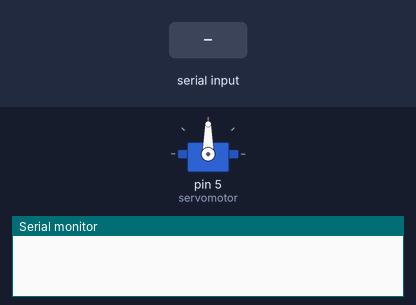
The sketch below on a simulated Arduino Uno, built with avr-gcc and run on an emulated ATmega328P. Shown: servo, the last lines printed to the serial monitor. The test bench sets the inputs (shaded band).

Above: at 1.2 s.
1.3 s: "1" received over the second serial link
At 2.2 s:
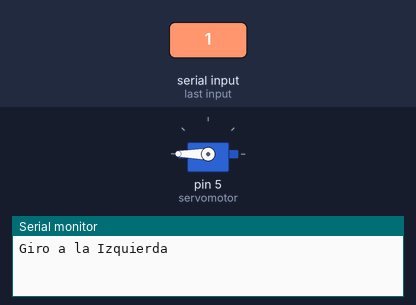
2.8 s: "0" received over the second serial link
At 3.3 s:
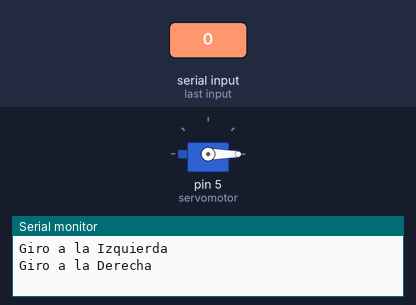
Timing chart, 0 to 5.8 s (numbered marks = the images above; inputs shaded):
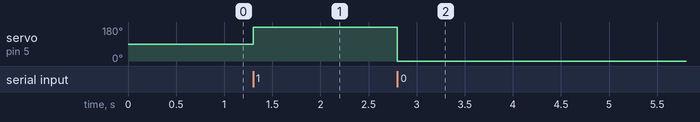

Measured:
- after the input at 1.3 s, servo on pin 5 (servomotor): 90° → 180° at once
- after the input at 2.8 s, servo on pin 5 (servomotor): 180° → 0° at once

The sketch:

Practica04.ino
```cpp
#include <Servo.h>
#include <SoftwareSerial.h> // libreria que permite establecer pines digitales

SoftwareSerial miBT(3, 4);
Servo servomotor;

char val;
int brillo = 0;

void setup(){
  Serial.begin(9600);   // comunicacion de monitor serial a 9600 bps
  miBT.begin(9600);    // comunicacion serie entre Arduino y el modulo a 38400 bps
  servomotor.attach(5);
  servomotor.write(90);
}

void loop(){
  if (miBT.available()){    // si hay informacion disponible desde modulo
     val = miBT.read();

     if(val == '1'){
      servomotor.write(180);
      Serial.println("Giro a la Izquierda");
     }

     if(val == '0'){
      servomotor.write(0);
      Serial.println("Giro a la Derecha");
     }
  }
}
```
